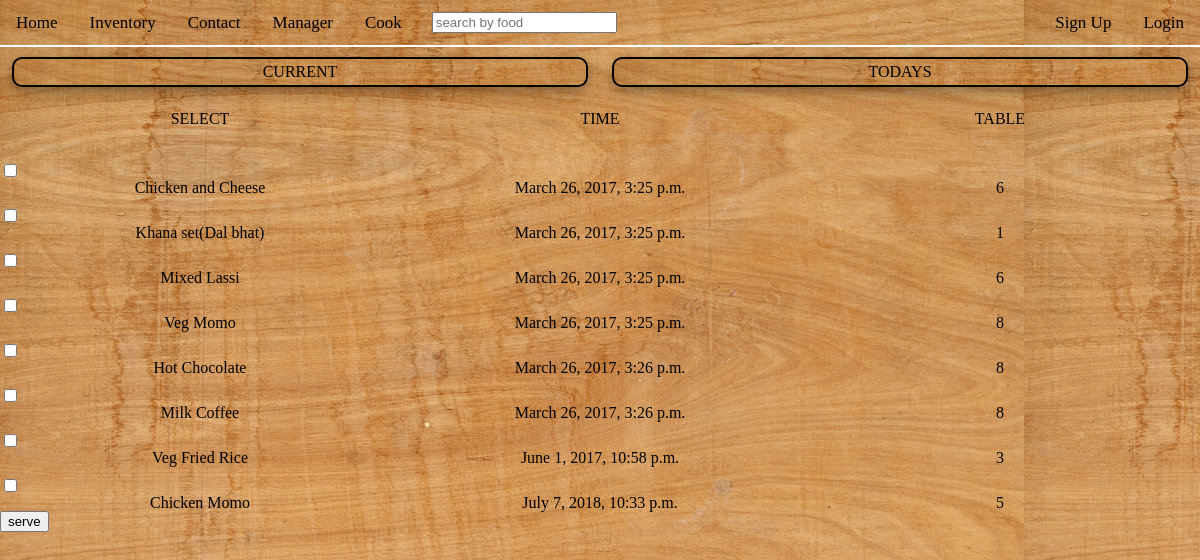
Screenshot of /public/serve/ with the database file from the repository.
### public/models.py (models this page shows, shortened)
class Ordered_food(models.Model):
    title = models.CharField(default='null', max_length=200)
    category = models.ForeignKey(Category, default='null', on_delete=models.CASCADE)
    price = models.IntegerField(default=0)
    table = models.ForeignKey(Table, default=1, on_delete=models.CASCADE)
    time = models.DateTimeField('time ordered')
    is_served = models.BooleanField(default=False)
    def __str__(self):
        return self.title

class Table(models.Model):
    tableNum = models.IntegerField()
    def __str__(self):
        return str(self.tableNum)

### public/views.py (the view, shortened to what this page needs)
def serve(request):
    foods = Ordered_food.objects.filter(is_served=False)
    served_foods = Served_food.objects.all()
    served_food = Served_food()
    try:
        selected_food = foods.get(pk=request.POST['food'])
    except (KeyError, Food.DoesNotExist):
        return render(request, 'public/cook.html', {
            'foods' : foods,
            'served_foods' : served_foods,
            'error_message': "You didn't select a food."
        })

### public/models.py (called while the page is built)
    def __str__(self):
        return self.title

    def served_today(self):
        return self.time >= timezone.now() - datetime.timedelta(days=1)

### public/templates/public/cook.html (shortened to what this page needs)
<!DOCTYPE html>
<html lang="en">
<head>
	{% load staticfiles %}
	<link rel="stylesheet" type="text/css" href="{% static 'public/css/cssresets.css'%}"/>
	<link rel="stylesheet" type="text/css" href="{% static 'public/css/cook.css'%}"/>
</head>
<body>
		<nav style="width: 100%;">
			<ul class="topnav" id="myTopnav">
			  <li><a href="{% url 'public:index' %}">Home</a></li>
			  <li><a href="{% url 'inventory:index' %}">Inventory</a></li>
			  <li><a href="{% url 'public:contact' %}">Contact</a></li>
			  <li><a href="{% url 'public:manager' %}">Manager</a></li>
			  <li><a href="{% url 'public:cook' %}">Cook</a></li>
			<li id = "search-bar">
			  <form role="search" method="get" action="{% url 'public:index' %}">
	                <input type="text" class="form-control" placeholder="search by food" autocomplete="on" name="q" value="{{ request.GET.q }}">
	          </form>
	          </li>
			  <ul class="navbar-right">
			      <li id = "sign-up" class = "sign-up-button" ><a href="#">Sign Up</a></li>
			      <li id = "log-in" class = "log-in-button" ><a href="#">Login</a></li>
	    	  </ul>
			</ul>
		</nav>
	<div class="headerdiv">
		<div id="current">
			CURRENT
		</div>
		<div id="todays">
			TODAYS
		</div>
	</div>
	<div class="current">
		<form  action="{% url 'public:serve' %}" method="post">
		<table>
			<tr class="table-row">
				<th>Select</th>
				<th>Time</th>
				<th>Table</th>
			</tr>
			{% for food in foods %}
			<tr class="table-row">
				<td><input type="checkbox" name="food" id="food{{ forloop.counter }}" value="{{ food.id }}"/>
					<label for="food{{ forloop.counter }}">{{ food }}</label></td>
				<td>{{ food.time }}</td>
				<td>{{ food.table }}</td>
			</tr>
			{% endfor %}
		</table>
		<input type="submit" value="serve"/>
		</form>
	</div>
</body>
</html>

### public/static/public/css/cook.css (style rules this page uses)
:root { --color-black:black; --color-red:red; --color-background:rgb(171, 147, 145); --color-tabs-background:rgb(171, 109, 80); --color-white:white; --color-blue:blue; }
body { width: 100%; background-image: url("../images/background.jpg"); }
* { box-sizing: border-box; }
nav { max-width: 100%; }
ul.topnav { list-style-type: none; margin: 0; padding: 0; overflow: hidden; background-image: url("../images/background.jpg"); border-bottom: 2px solid white; }
ul.topnav li { float: left; }
ul.topnav ul.navbar-right { float: right; }
ul.topnav li a { display: inline-block; color: black; text-align: center; padding: 14px 16px; text-decoration: none; transition: 0.3s; font-size: 17px; }
ul.navbar-right li a { display: inline-block; color: black; text-align: center; padding: 14px 16px; text-decoration: none; transition: 0.3s; font-size: 17px; }
#search-bar input { margin:12px 14px; }
div.headerdiv { width: 100%; margin-top: 10px; display: block; }
#current,#todays { width: 48%; height:30px; float:left; padding:0% 5% 0% 5%; margin-left: 1%; margin-right: 1%; margin-bottom: 2%; align-items: center; justify-content: center; display: flex; background-image: url("images/background.jpg"); border: 2px solid var(--color-black); border-radius: 10px; box-shadow: 0 4px 8px 0 rgba(0, 0, 0, 0.2), 0 6px 20px 0 rgba(0, 0, 0, 0.19); }
.current { width: 100%; }
.current table { width: 100%; }
.table-row { height: 40px; }
.current table tr { width: 100%; }
.current table tr th { text-transform: uppercase; }
.current table td { width: 25%; text-align: center; padding-top: 10px; }

### rows the page displays
Ordered_food: title "Chicken and Cheese", time "March 26, 2017, 3:25 p.m.", table "6"
Ordered_food: title "Khana set(Dal bhat)", time "March 26, 2017, 3:25 p.m.", table "1"
Ordered_food: title "Mixed Lassi", time "March 26, 2017, 3:25 p.m.", table "6"
Ordered_food: title "Veg Momo", time "March 26, 2017, 3:25 p.m.", table "8"
Ordered_food: title "Hot Chocolate", time "March 26, 2017, 3:26 p.m.", table "8"
Ordered_food: title "Milk Coffee", time "March 26, 2017, 3:26 p.m.", table "8"
Ordered_food: title "Veg Fried Rice", time "June 1, 2017, 10:58 p.m.", table "3"
Ordered_food: title "Chicken Momo", time "July 7, 2018, 10:33 p.m.", table "5"
